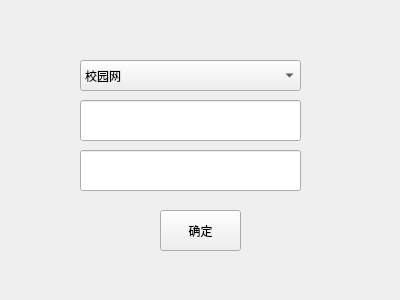
<?xml version="1.0" encoding="UTF-8"?>
<ui version="4.0">
 <class>ServiceManager</class>
 <widget class="QWidget" name="ServiceManager">
  <property name="geometry">
   <rect>
    <x>0</x>
    <y>0</y>
    <width>400</width>
    <height>300</height>
   </rect>
  </property>
  <property name="windowTitle">
   <string>Form</string>
  </property>
  <widget class="QComboBox" name="cmbServiceNames">
   <property name="geometry">
    <rect>
     <x>80</x>
     <y>60</y>
     <width>221</width>
     <height>31</height>
    </rect>
   </property>
   <item>
    <property name="text">
     <string>校园网</string>
    </property>
   </item>
   <item>
    <property name="text">
     <string>中国移动</string>
    </property>
   </item>
   <item>
    <property name="text">
     <string>中国联通</string>
    </property>
   </item>
  </widget>
  <widget class="QLineEdit" name="leOperatorUserId">
   <property name="geometry">
    <rect>
     <x>80</x>
     <y>100</y>
     <width>221</width>
     <height>41</height>
    </rect>
   </property>
  </widget>
  <widget class="QLineEdit" name="leOperatorPwd">
   <property name="geometry">
    <rect>
     <x>80</x>
     <y>150</y>
     <width>221</width>
     <height>41</height>
    </rect>
   </property>
  </widget>
  <widget class="QPushButton" name="pbConfirm">
   <property name="geometry">
    <rect>
     <x>160</x>
     <y>210</y>
     <width>81</width>
     <height>41</height>
    </rect>
   </property>
   <property name="text">
    <string>确定</string>
   </property>
  </widget>
 </widget>
 <resources/>
 <connections/>
</ui>
